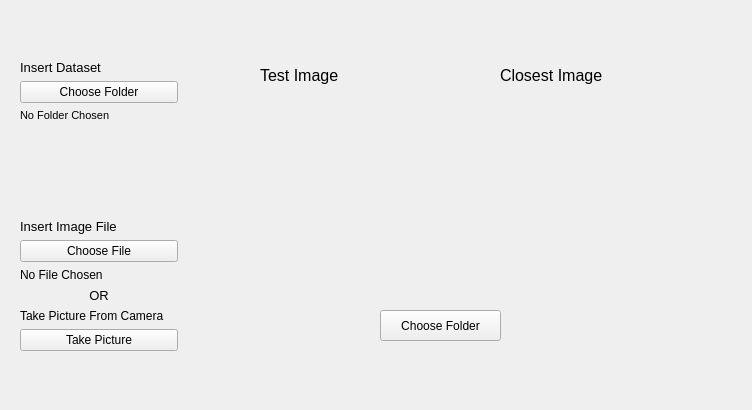
<?xml version="1.0" encoding="UTF-8"?>
<ui version="4.0">
 <class>Tubes2Algeo</class>
 <widget class="QWidget" name="Tubes2Algeo">
  <property name="geometry">
   <rect>
    <x>0</x>
    <y>0</y>
    <width>752</width>
    <height>410</height>
   </rect>
  </property>
  <property name="windowTitle">
   <string>Form</string>
  </property>
  <widget class="QWidget" name="verticalLayoutWidget">
   <property name="geometry">
    <rect>
     <x>20</x>
     <y>60</y>
     <width>158</width>
     <height>291</height>
    </rect>
   </property>
   <layout class="QVBoxLayout" name="verticalLayout_2">
    <item>
     <widget class="QLabel" name="InsertDataset">
      <property name="font">
       <font>
        <pointsize>10</pointsize>
       </font>
      </property>
      <property name="text">
       <string>Insert Dataset</string>
      </property>
     </widget>
    </item>
    <item>
     <widget class="QPushButton" name="ChooseFolder">
      <property name="text">
       <string>Choose Folder</string>
      </property>
     </widget>
    </item>
    <item>
     <widget class="QLabel" name="FolderChosen">
      <property name="font">
       <font>
        <pointsize>8</pointsize>
       </font>
      </property>
      <property name="text">
       <string>No Folder Chosen</string>
      </property>
     </widget>
    </item>
    <item>
     <spacer name="verticalSpacer">
      <property name="orientation">
       <enum>Qt::Vertical</enum>
      </property>
      <property name="sizeHint" stdset="0">
       <size>
        <width>20</width>
        <height>40</height>
       </size>
      </property>
     </spacer>
    </item>
    <item>
     <layout class="QVBoxLayout" name="verticalLayout_3">
      <item>
       <widget class="QLabel" name="InsertImageFile">
        <property name="font">
         <font>
          <pointsize>10</pointsize>
         </font>
        </property>
        <property name="text">
         <string>Insert Image File</string>
        </property>
       </widget>
      </item>
      <item>
       <widget class="QPushButton" name="ChooseFile">
        <property name="text">
         <string>Choose File</string>
        </property>
       </widget>
      </item>
      <item>
       <widget class="QLabel" name="FileChosen">
        <property name="text">
         <string>No File Chosen</string>
        </property>
       </widget>
      </item>
      <item>
       <widget class="QLabel" name="label">
        <property name="font">
         <font>
          <pointsize>10</pointsize>
         </font>
        </property>
        <property name="text">
         <string>OR</string>
        </property>
        <property name="alignment">
         <set>Qt::AlignCenter</set>
        </property>
       </widget>
      </item>
      <item>
       <widget class="QLabel" name="label_2">
        <property name="text">
         <string>Take Picture From Camera</string>
        </property>
       </widget>
      </item>
      <item>
       <widget class="QPushButton" name="TakePicture">
        <property name="text">
         <string>Take Picture</string>
        </property>
       </widget>
      </item>
     </layout>
    </item>
   </layout>
  </widget>
  <widget class="QLabel" name="ClosestImageLabel">
   <property name="geometry">
    <rect>
     <x>500</x>
     <y>60</y>
     <width>141</width>
     <height>31</height>
    </rect>
   </property>
   <property name="font">
    <font>
     <pointsize>12</pointsize>
    </font>
   </property>
   <property name="text">
    <string>Closest Image</string>
   </property>
  </widget>
  <widget class="QLabel" name="TestImageLabel">
   <property name="geometry">
    <rect>
     <x>260</x>
     <y>60</y>
     <width>111</width>
     <height>31</height>
    </rect>
   </property>
   <property name="font">
    <font>
     <pointsize>12</pointsize>
    </font>
   </property>
   <property name="text">
    <string>Test Image</string>
   </property>
  </widget>
  <widget class="QLabel" name="TestImage">
   <property name="geometry">
    <rect>
     <x>260</x>
     <y>150</y>
     <width>150</width>
     <height>150</height>
    </rect>
   </property>
   <property name="text">
    <string>&lt;html&gt;&lt;head/&gt;&lt;body&gt;&lt;p&gt;&lt;img src=&quot;:/Image/dataset/Aaron Paul22_265.jpg&quot;/&gt;&lt;/p&gt;&lt;/body&gt;&lt;/html&gt;</string>
   </property>
  </widget>
  <widget class="QLabel" name="ClosestImage">
   <property name="geometry">
    <rect>
     <x>500</x>
     <y>150</y>
     <width>150</width>
     <height>150</height>
    </rect>
   </property>
   <property name="text">
    <string>&lt;html&gt;&lt;head/&gt;&lt;body&gt;&lt;p&gt;&lt;img src=&quot;:/Image/dataset/Aaron Paul22_265.jpg&quot;/&gt;&lt;/p&gt;&lt;/body&gt;&lt;/html&gt;</string>
   </property>
  </widget>
  <widget class="QToolButton" name="toolButton">
   <property name="geometry">
    <rect>
     <x>380</x>
     <y>310</y>
     <width>121</width>
     <height>31</height>
    </rect>
   </property>
   <property name="text">
    <string>Choose Folder</string>
   </property>
  </widget>
 </widget>
 <resources/>
 <connections/>
</ui>
